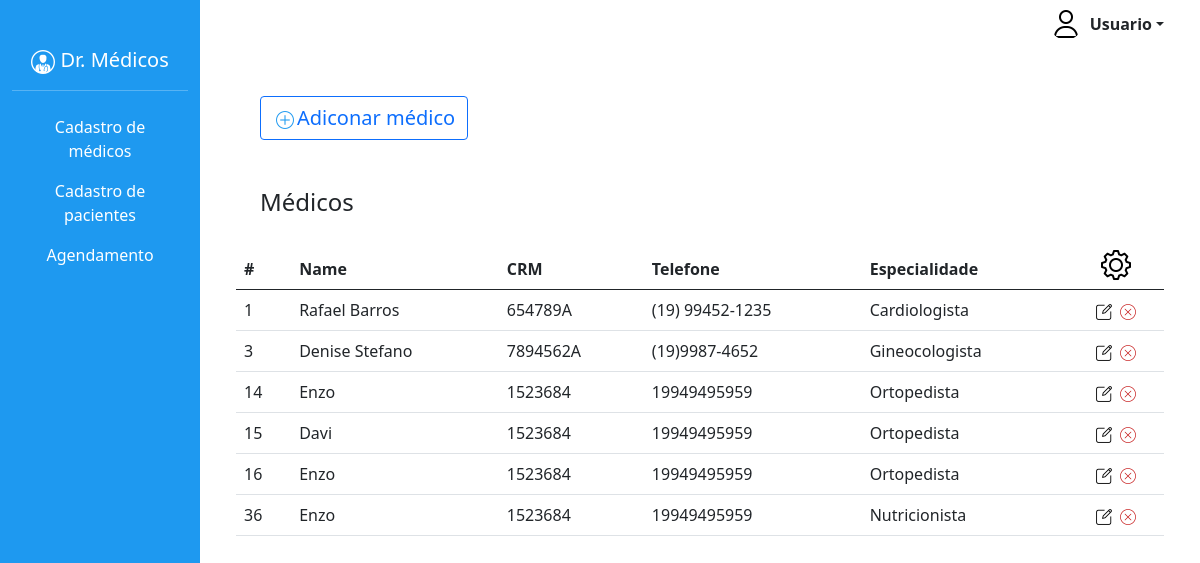
The page /medicos/medicos-listar.php on the database its author committed.
### tables this page shows
CREATE TABLE `medico` (
  `IDmedico` int(11) NOT NULL,
  `nome` varchar(255) DEFAULT NULL,
  `telefone` varchar(50) DEFAULT NULL,
  `crm` varchar(20) DEFAULT NULL,
  `especialidade` varchar(50) DEFAULT NULL
);

### medicos/medicos-listar.php (the view)
<?php
include "../includes/header.php";
include "../includes/config.php";
$sqlBusca = "SELECT * FROM medico;";
$listaMedicos = mysqli_query($conn, $sqlBusca);
?>
                <div class="d-flex justify-content-start m-5">
                    <a href="medicos-form.php" class="btn btn-outline-primary fs-5"><img class="" src="../img/btnplus.png">Adiconar médico</a>
                </div>
                <div class="container">
                    <h4 class="m-4">Médicos</h4>
                    <table class="table table-hover">
                        <thead>
                            <tr>
                                <th>#</th>
                                <th>Name</th>
                                <th>CRM</th>
                                <th>Telefone</th>
                                <th>Especialidade</th>
                                <th class="text-center"><img class="justify-content-center" src="../img/tools.png"></img></th>
                            </tr>
                        </thead>
                        <tbody>
                        <?php
                        while($medico = mysqli_fetch_assoc($listaMedicos)){
                            echo "<tr>";
                            echo "<td>{$medico['IDmedico']}</td>";
                            echo "<td>{$medico['nome']}</td>";
                            echo "<td>{$medico['crm']}</td>";
                            echo "<td>{$medico['telefone']}</td>";
                            echo "<td>{$medico['especialidade']}</td>";
                            echo "<td class='text-center'><a href='medicos-form-alterar.php?id={$medico['IDmedico']}'><img src='../img/editar.png'></img></a>
                             <a href='medicos-excluir.php?id={$medico['IDmedico']}'><img src='../img/delete.png'></img></a></td>";
                            echo "</tr>";
                        }
                        ?>
                        </tbody>
                    </table>
<?php
include "../includes/footer.php";
?>

### includes/header.php (shortened to what this page needs)
<!DOCTYPE html>
<html lang="en">
<head>
    <link rel="stylesheet" href="../bootstrap/css/bootstrap.css">
    <link rel="stylesheet" href="../bootstrap/css/">
    <link rel="stylesheet" href="../css/style.css">
</head>
<body class="">
    <div class="container-fluid">
        <div>
            <div class="row whole">
                <div class="col-2 ds text-center">
                    <h5 class="mt-5 text-white">
                    <a class="text-decoration-none text-white" href="../index.php"><img src="../img/drlogo.png"></img> Dr. Médicos</a>
                    </h5>
                    <hr>
                    <ul class="nav nav-pills flex-column mb-auto">
                        <li class="nav-item">
                            <a href="../medicos/medicos-listar.php" class="white nav-link">
                            Cadastro de médicos
                            </a>
                        </li>
                        <li>
                            <a href="../pacientes/pacientes-listar.php" class="white nav-link">
                                Cadastro de pacientes
                            </a>
                        </li>
                        <li>
                            <a href="../agenda/agenda-listar.php" class="white nav-link">
                                Agendamento
                            </a>
                        </li>
                    </ul>
                </div>
                <div class="col-10">
                    <div>
                        <nav class="navbar navbar-expand-lg">
                            <div class="container justify-content-end">
                                <ul class="navbar-nav">
                                    <li class="nav-item dropdown">
                                        <div class="dropdown">
                                            <a href="#"
                                                class="d-flex align-items-center link-dark text-decoration-none dropdown-toggle ms-5"
                                                id="dropdownUser2" data-bs-toggle="dropdown" aria-expanded="false">
                                                <img src="../img/profile.png" alt="" width="32" height="32"
                                                    class="rounded-circle me-2">
                                                <strong>Usuario</strong>
                                            </a>
                                        </div>
                                    </li>
                                </ul>
                            </div>
                        </nav>
                    </div>

### includes/footer.php (shortened to what this page needs)
</div>
</body>
</html>

### css/style.css (style rules this page uses)
* { padding: 0px; margin: 0px; }
.ds { background-color: #1E99F0; }
.whole { height: 100vh; }
.nav-link { color: white; }
hr { background-color: white; }

### rows shown on the page
medico: IDmedico "1", nome "Rafael Barros", crm "654789A", telefone "(19) 99452-1235", especialidade "Cardiologista"
medico: IDmedico "3", nome "Denise Stefano", crm "7894562A", telefone "(19)9987-4652", especialidade "Gineocologista"
medico: IDmedico "14", nome "Enzo", crm "1523684", telefone "19949495959", especialidade "Ortopedista"
medico: IDmedico "15", nome "Davi", crm "1523684", telefone "19949495959", especialidade "Ortopedista"
medico: IDmedico "16", nome "Enzo", crm "1523684", telefone "19949495959", especialidade "Ortopedista"
medico: IDmedico "36", nome "Enzo", crm "1523684", telefone "19949495959", especialidade "Nutricionista"
